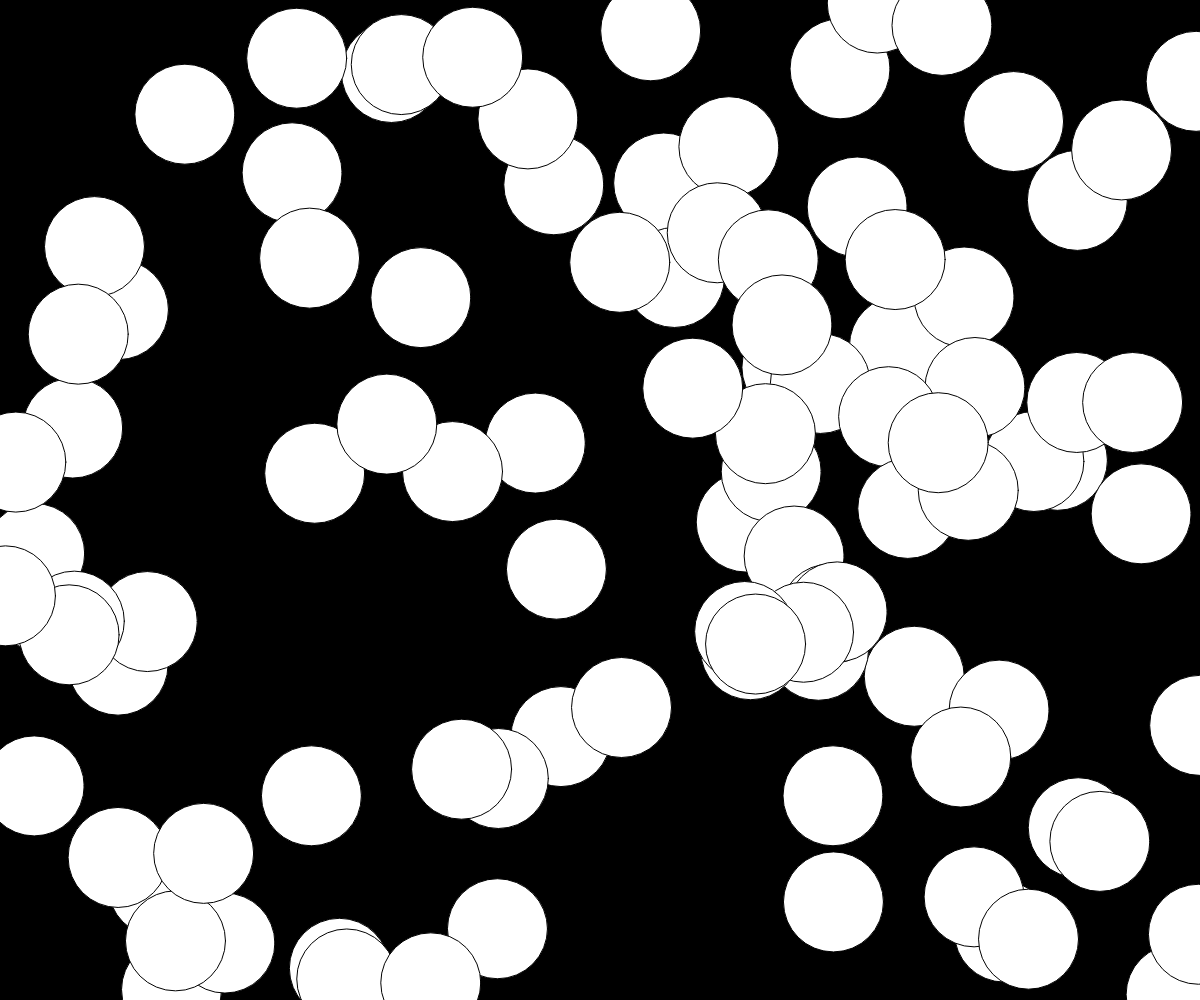
Frame 1 (no input)
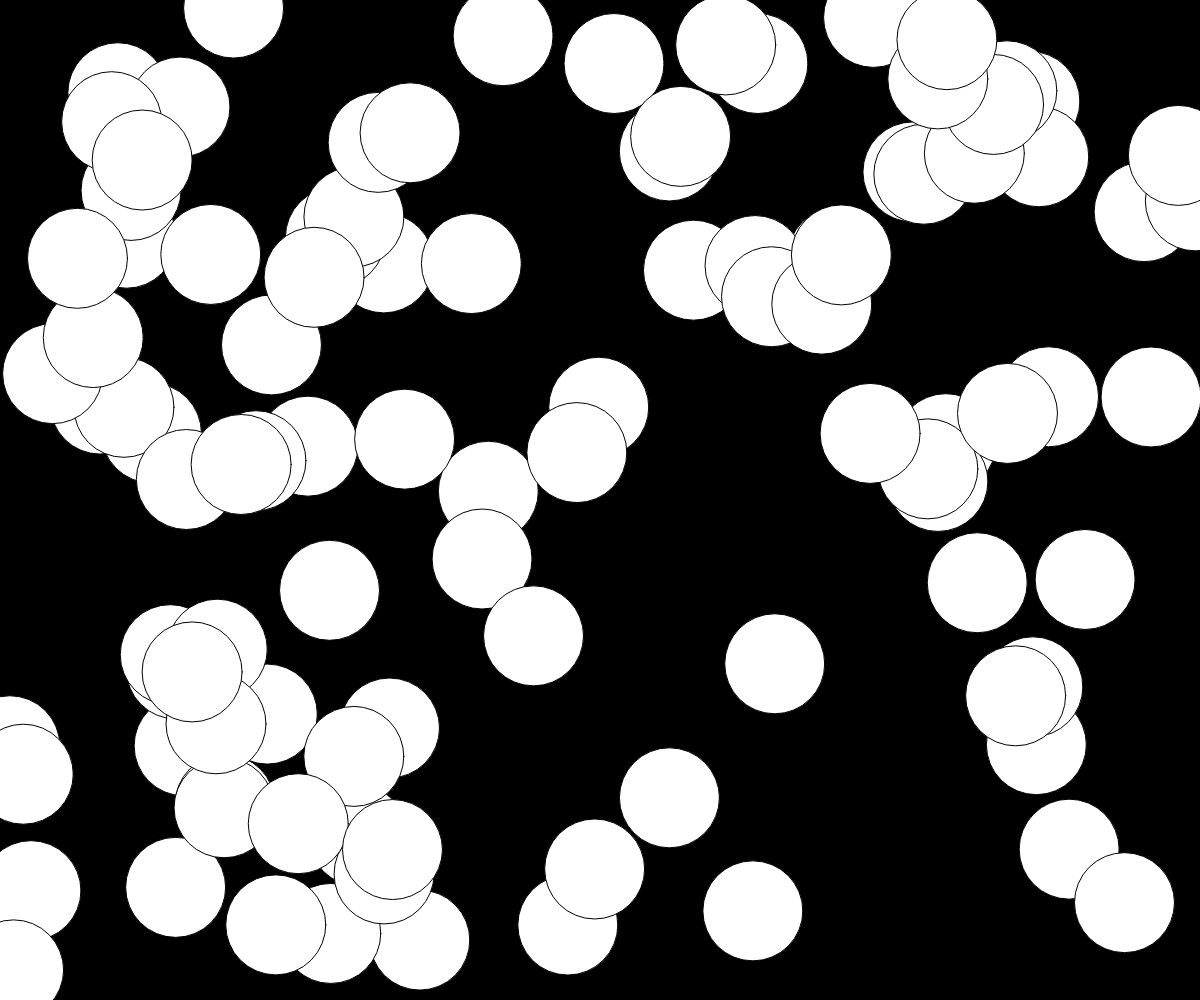
Frame 60 (no input)
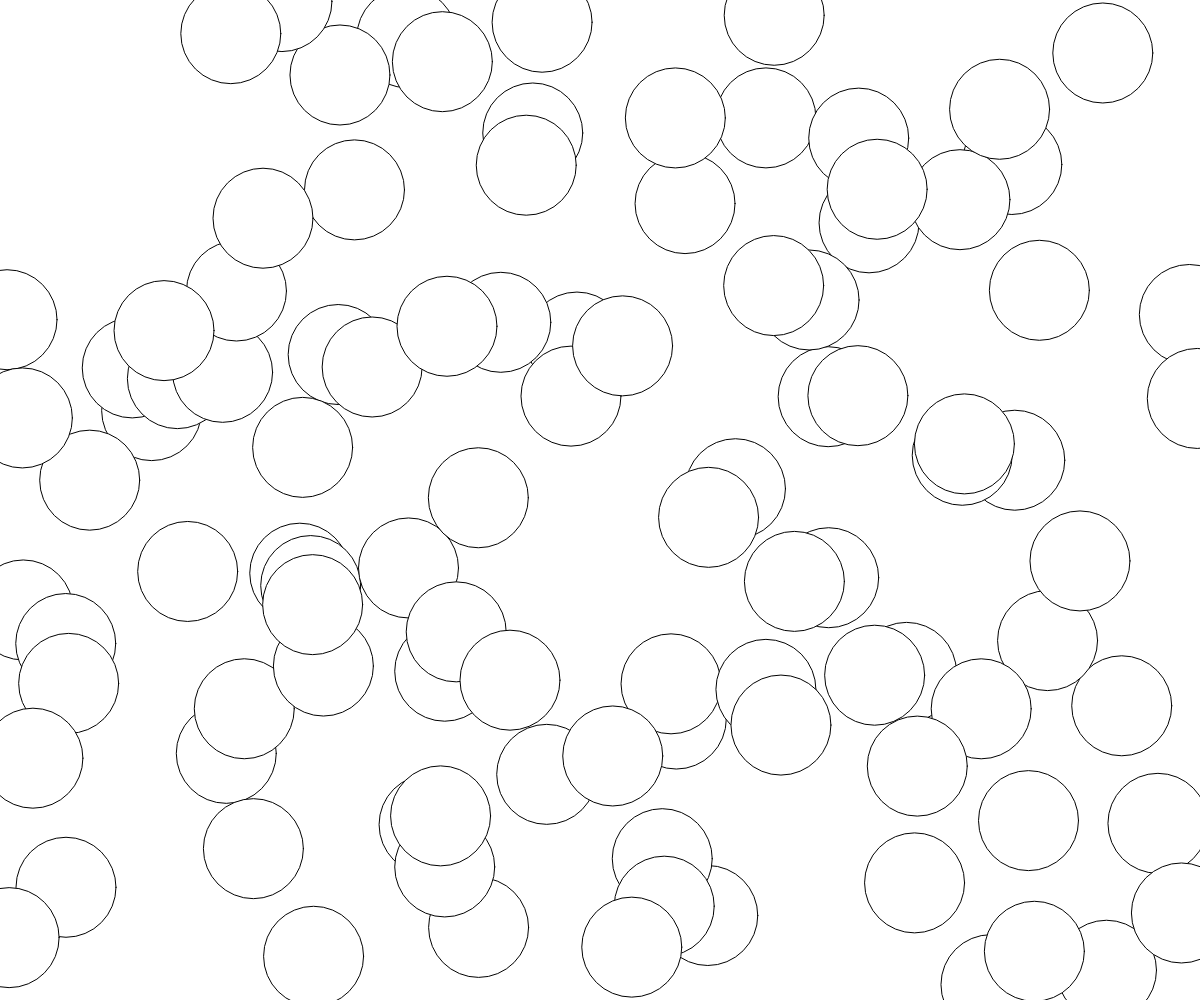
Frame 120 (the mouse pressed at the canvas centre since frame 60)

The p5.js sketch that drew these frames (run headless with seeded random() and noise() and a simulated clock; from frame 60 on, the mouse is pressed at the canvas centre):

// p5.js sketch
// ── sketch.js
//2016 08 05
//p5js udd
//vamos a hacer una elipse que siga al mouse

//setup () se ejecuta una vez
//al principio de los tiempos

//variables y funciones
//esto se llama DECLARAR
//asi se hace en javascript
var x;

//solo de despues de DECLARAR 
var diametro;
diametro = 100;


//pueden darle un calor
//esto se llama ASIGNAR
x = 100, 100;

//hay dos variables locales y globales
//GLOBALES: DECLARADAS FUERA DE FUNCION
//LOCALES: DECLARADAS DENTRO DE FUNCION

//globales: se pueden usar en cualquier parte
//locales: solo dentro de la funcion

//
var y = 10;
//asignar otro valor
y = 100;

function setup() {
  
  //camelCase, UPPER CASE, lowercase
  
  //crear un lienzo para dibujar
  //createCanvas(dimHor, dimVer);
  //dimensiones en px
  createCanvas(windowWidth, windowHeight);
  
  //pintar el fondo
  //background(color);
  //1: grayscale, 0 es negro, 255 es blanco
  //2: grayscale + alpha
  //3: rgb, 0 es nada 255 todo
  //4: rgb + alpha 
  //alpha: 0 es transparente, 255 es solido
  background(windowWidth, windowHeight)
}

//draw () corre justo despues de setup()
//draw se ejecuta 60 veces por segundo
function draw() {
  
  background(mouseX, mouseY, mouseY)
  //definir ancho de figura
  //strokeWeight(px;
  
  //este lo habia sacado
  
  //aqui termina lo sacado
  
  
  //dibujamos la elipse
  muchasElipses();

}
  
//declarar funcion nueva
//funcion para hacer muchas elipses
//en lugares aleatorios
function muchasElipses(){
  
  //for loop
  //for(inicio; condicion; refresco) {}
  for (var i = 0; i < 100; i++) {
  //elipse en posicion aleatorio
  ellipse(random(width), random(height), 100, 100);
  
  

}
}
